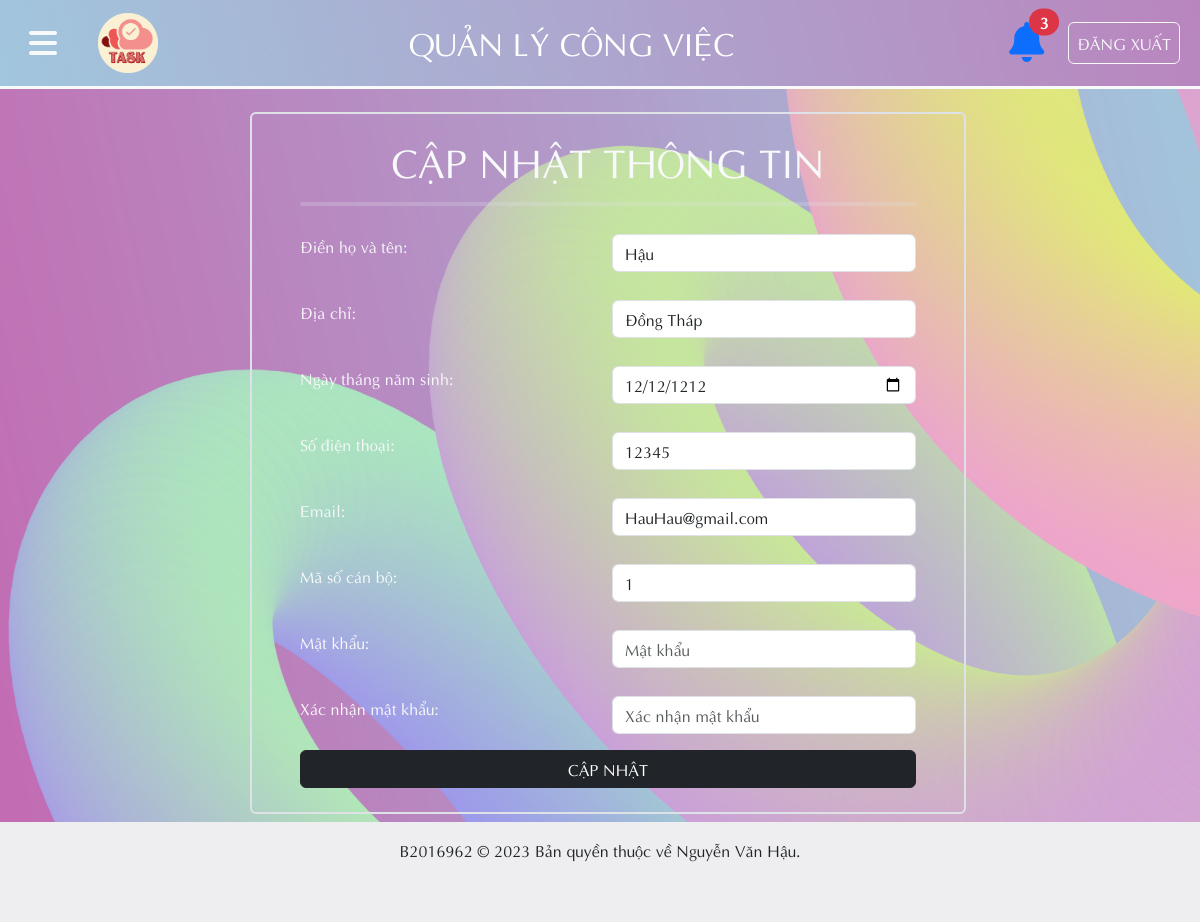
Screenshot of /Admin/ad_nguoidung_sua.php?capnhat_ma=1 (signed in) with the database file from the repository.
### tables this page shows
CREATE TABLE `nguoidung` (
  `ND_MA` int(10) NOT NULL,
  `ND_HOTEN` varchar(50) NOT NULL,
  `ND_NGAYSINH` date NOT NULL,
  `ND_DIACHI` varchar(50) NOT NULL,
  `ND_SDT` varchar(10) NOT NULL,
  `ND_EMAIL` varchar(50) NOT NULL,
  `ND_MSCB` int(10) NOT NULL,
  `ND_MATKHAU` varchar(32) NOT NULL
);

### Admin/ad_thongbao.php (called while the page is built, shortened)
<?php include_once '../condb/condb.php';
$query_chuadoc = "SELECT * FROM thongbao WHERE TB_XEM = '0'";
$soluong_chuadoc = $conn->query($query_chuadoc);
$soluong_thongbao = mysqli_num_rows($soluong_chuadoc);
?>

### Admin/ad_nguoidung_sua.php (the view, shortened to what this page needs)
<?php
include_once('../condb/condb.php');
include_once('./ad_thongbao.php');
$ma = $_GET['capnhat_ma'];
$query_nguoidung = "SELECT * FROM nguoidung WHERE ND_MA='$ma'";
$nguoidung_data = mysqli_query($conn, $query_nguoidung);
$nguoidung = mysqli_fetch_array($nguoidung_data);
?>
<!DOCTYPE html>
<html lang="en">
<head>
    <link href="../styles/style.css?v=<?php echo time(); ?>" rel="stylesheet" type="text/css" />
    <link href="https://cdn.jsdelivr.net/npm/bootstrap@5.3.2/dist/css/bootstrap.min.css" rel="stylesheet"
>
    <link rel="stylesheet" href="https://cdnjs.cloudflare.com/ajax/libs/font-awesome/6.4.2/css/all.min.css">
</head>
<body>
    <header>
        <nav class="navbar navbar-expand custom_navbar_bg fixed-top border-bottom border-light border-3">
            <button class=" btn mx-3" type="button" data-bs-toggle="offcanvas" data-bs-target="#offcanvasExample" aria-controls="offcanvasExample">
                <i class="fa-solid fs-2 text-light fa-bars"></i>
            </button>
            <div class="container-fluid">
                <a class="navbar-brand text-white fs-4" href="ad_trangchu.php"><img src="../image/logo.png" style="width: 60px;" class="w3-circle"></a>
                <a class="navbar-brand text-white fs-2"> QUẢN LÝ CÔNG VIỆC </a>
                <div class="d-flex">
                    <div class="dropdown mx-4 position-relative">
                        <span class="position-absolute top-0 start-100 fs-6 translate-middle badge bg-danger rounded-pill badge-danger">
                            <?php echo $soluong_thongbao; ?>
                        </span>
                        <a id="dLabel" role="button" data-toggle="dropdown" data-target="#" href="#">
                            <i class="fs-1 fa-solid fa-bell"></i>
                        </a>
                    </div>
                    <a class="btn btn-outline-light px-2 py-2 me-2" href="./dangxuat.php" role="button">ĐĂNG XUẤT</a>
                </div>
            </div>
        </nav>
    </header>
    <main>
        <div class="form_center">
            <form id="form" name="form" method="POST" onsubmit="return validateForm()" class="form">
                <div class="container p-5 py-4 m-2 border border-2 rounded">
                    <h1 class="text-light text-center">CẬP NHẬT THÔNG TIN</h1>
                    <hr class="text-dark border border-2 rounded " style="border-top: 4px solid white">
                    <div class="row p-2 my-1 rounded">
                        <div class="col p-1  text-light">
                            <label for="name">Điền họ và tên:</label>
                        </div>
                        <div class="col p-1 ">
                            <input class="form-control" type="text" placeholder="Họ và tên" name="name" id="name" value="<?php echo $nguoidung['ND_HOTEN'];?>">
                        </div>
                    </div>
                    <div class="row p-2 my-1 rounded">
                        <div class="col p-1   text-light">
                            <label for="diachi">Địa chỉ:</label>
                        </div>
                        <div class="col p-1 ">
                            <input class="form-control" type="text" name="diachi" id="diachi" value="<?php echo $nguoidung['ND_DIACHI'];?>">
                        </div>
                    </div>
                    <div class="row p-2 my-1 rounded">
                        <div class="col p-1   text-light">
                            <label for="ngaysinh">Ngày tháng năm sinh:</label>
                        </div>
                        <div class="col p-1 ">
                            <input class="form-control" type="date" name="ngaysinh" id="ngaysinh" value="<?php echo $nguoidung['ND_NGAYSINH'];?>">
                        </div>
                    </div>
                    <div class="row p-2 my-1 rounded">
                        <div class="col p-1  text-light">
                            <label for="sdt">Số điện thoại:</label>
                        </div>
                        <div class="col p-1 ">
                            <input class="form-control" type="tel" name="sdt" id="sdt" value="<?php echo $nguoidung['ND_SDT'];?>">
                        </div>
                    </div>
                    <div class="row p-2 my-1 rounded">
                        <div class="col p-1  text-light">
                            <label for="email">Email:</label>
                        </div>
                        <div class="col p-1 ">
                            <input class="form-control" type="text" name="email" id="email" value="<?php echo$nguoidung['ND_EMAIL'];?>">
                        </div>
                    </div>
                    <div class="row p-2 my-1 rounded">
                        <div class="col p-1  text-light">
                            <label for="mscb">Mã số cán bộ:</label>
                        </div>
                        <div class="col p-1  ">
                            <input class="form-control" type="text" name="mscb" id="mscb" value="<?php echo$nguoidung['ND_MSCB'];?>">
                        </div>
                    </div>
                    <div class="row p-2 my-1 rounded">
                        <div class="col p-1  text-light">
                            <label for="passwd">Mật khẩu:</label>
                        </div>
                        <div class="col p-1 ">
                            <input class="form-control" type="password" placeholder="Mật khẩu" name="passwd" id="passwd">
                        </div>
                    </div>
                    <div class="row p-2 my-1 rounded">
                        <div class="col p-1  text-light">
                            <label for="passwd2">Xác nhận mật khẩu:</label>
                        </div>
                        <div class="col p-1 ">
                            <input class="form-control" type="password" placeholder="Xác nhận mật khẩu" name="passwd2" id="passwd2">
                        </div>
                    </div>
                    <div class="btn_form ">
                        <button style="width:100%" type="submit" class="btn  btn-dark" name="submit">CẬP NHẬT</button>
                    </div>
                </div>
            </form>
        </div>
    </main>
    <footer class="footer_container d-flex justify-content-center p-3 text-dark">
        <p>B2016962 &copy; 2023 Bản quyền thuộc về Nguyễn Văn Hậu.</p>
    </footer>
</body>
</html>

### styles/style.css (style rules this page uses)
* { margin: 0; padding: 0; box-sizing: border-box; font-family: Aptima; }
body { background-image: url(../Image/background.png); background-repeat: no-repeat; background-size: cover; background-attachment: fixed; }
nav { transition: all 0.2s ease-in-out; }
.custom_navbar_bg { background-image: linear-gradient( 75deg, #a1c6dd 0%, #a1c6dd 0%, #b985be 100% ); }
.footer_container { min-height: 100px; background-color: #eeeef0; }
.form_center { display: flex; justify-content: center; }
.btn_form { display: flex; justify-content: center; }
footer { background-color: rgba(225, 225, 225, 0.4); backdrop-filter: blur(10px); height: 80px; }
main { min-height: 620px; margin-top: 80px; padding-top: 24px; }
@media (min-width: 992px) { .container, .container-lg, .container-md, .container-sm { max-width: 960px; min-width: 700px; } }

### rows the page displays
nguoidung: name "Hậu", diachi "Đồng Tháp", ngaysinh "12/12/1212", sdt "12345", email "HauHau@gmail.com", mscb "1"

### other values shown
$soluong_thongbao "3"
